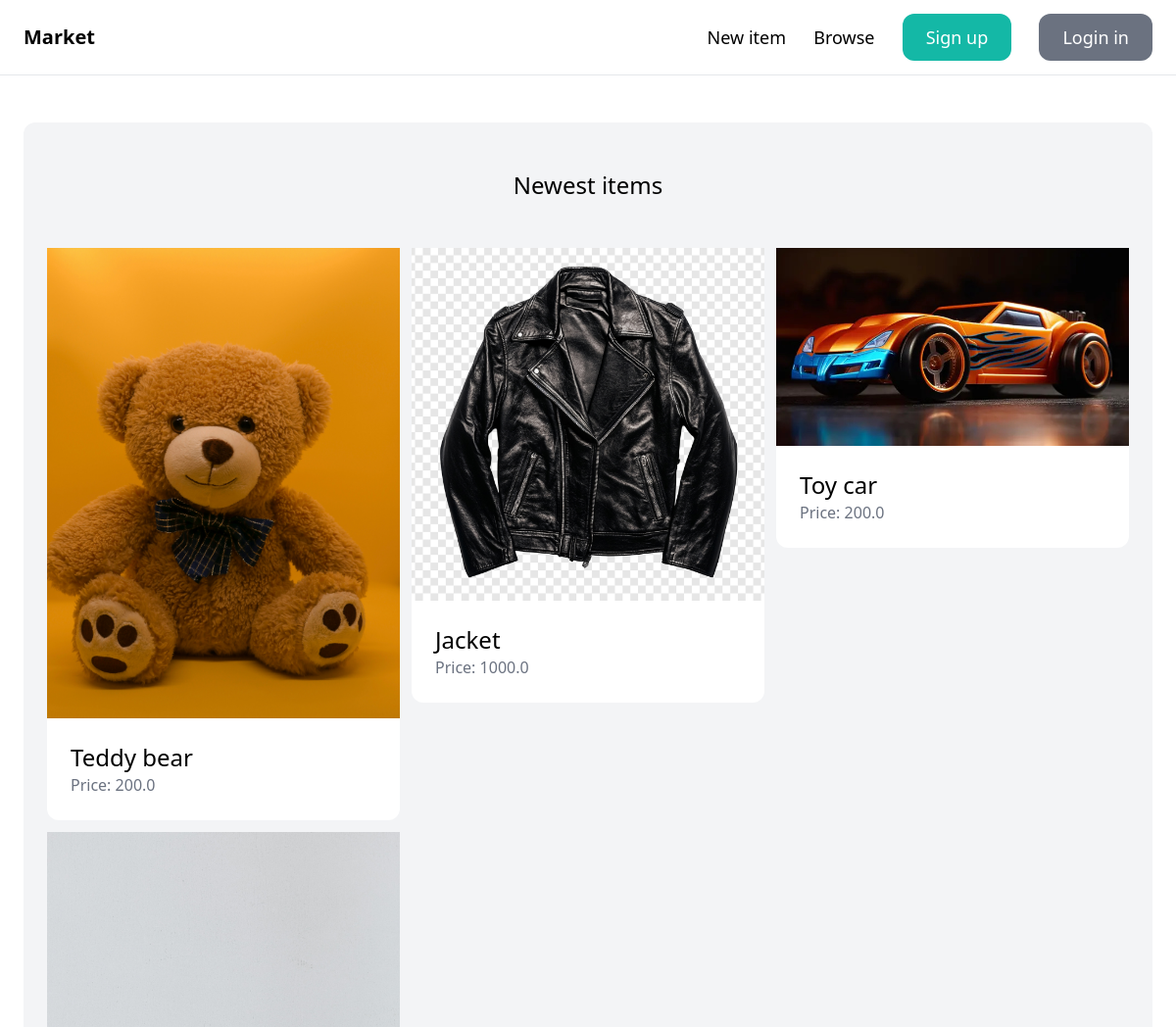
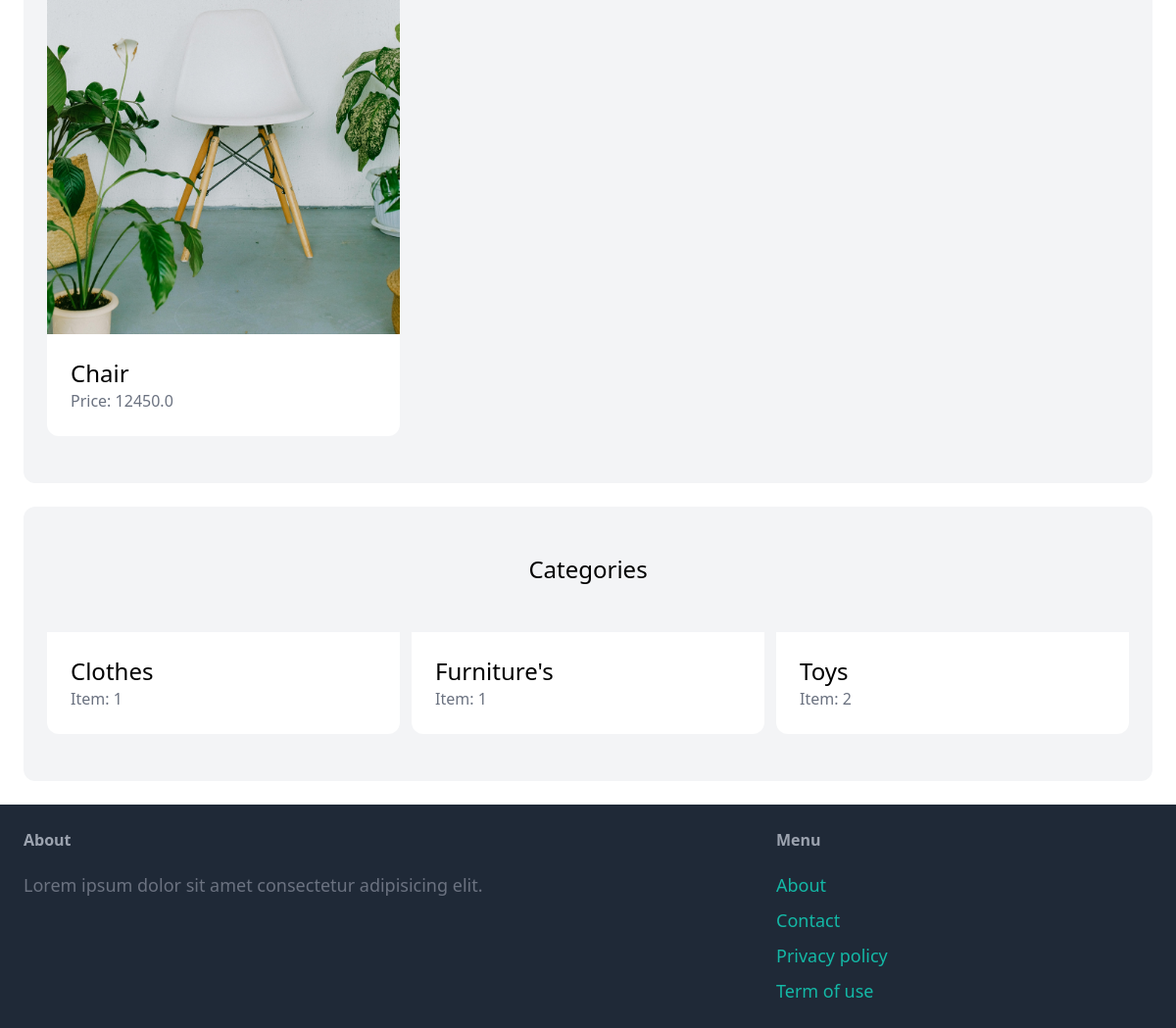
Before: / with the older database file (2 pictures, top to bottom).
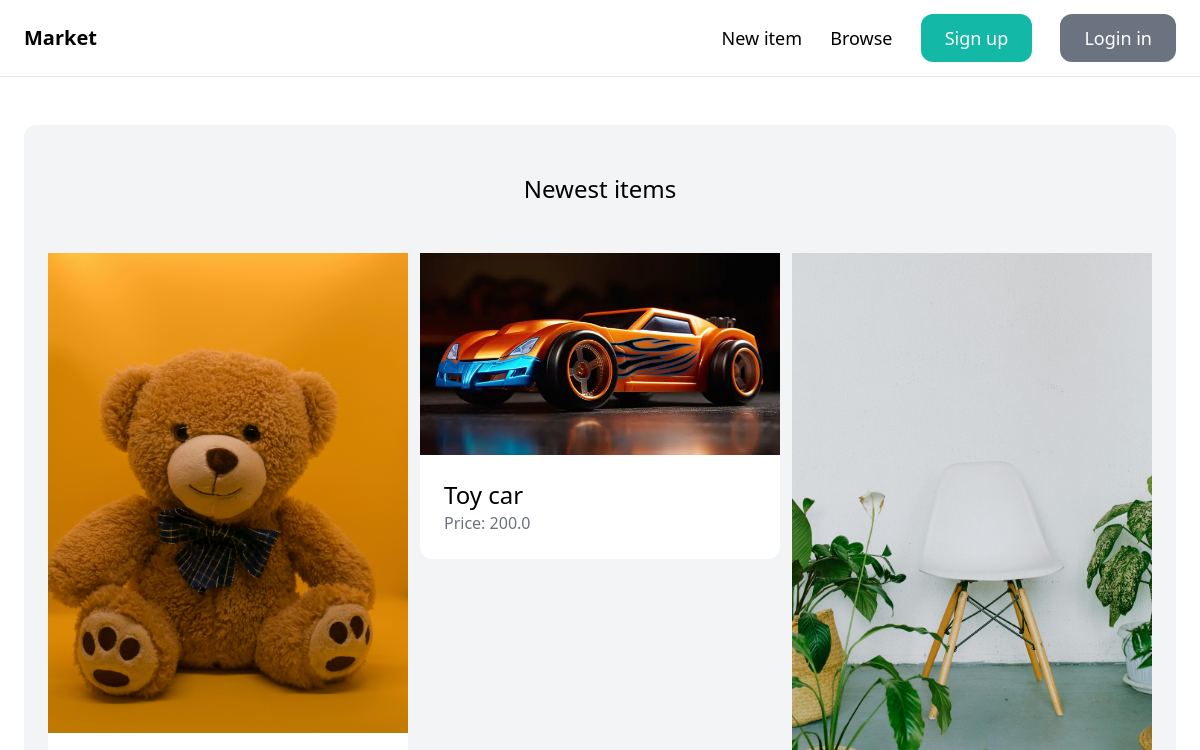
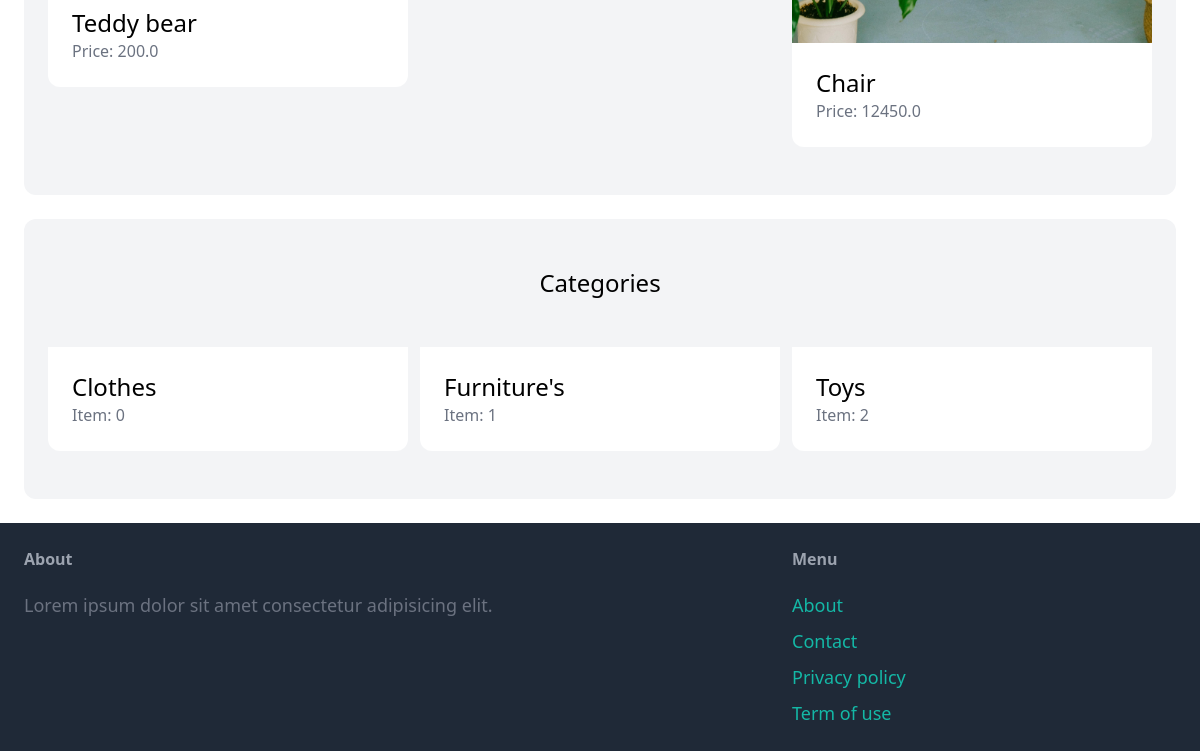
After: the same page with the newer database file (2 pictures, top to bottom).
### items/models.py (models this page shows, shortened)
class Item(models.Model):
    category = models.ForeignKey(Category, related_name='items', on_delete=models.CASCADE)
    name = models.CharField(max_length=255)
    description = models.TextField(blank=True, null=True)
    price = models.FloatField()
    image = models.ImageField(upload_to ='item_images', blank=True, null=True)
    is_sold = models.BooleanField(default = False)
    created_by = models.ForeignKey(User, related_name='items', on_delete=models.CASCADE)
    created_at = models.DateTimeField(auto_now_add=True)

class Category(models.Model):
    name = models.CharField(max_length=255)
    class Meta:
        ordering = ('name',)
        verbose_name_plural='Categories'

### app/views.py (the view)
# urls.py: path('',views.index, name='index'),
def index(request):
    items = Item.objects.filter(is_sold=False)[0:6]
    categoryies = Category.objects.all()
    return render(request, 'app/index.html' ,{
        'categories' : categoryies,
        'items' : items,
    })

### app/templates/app/index.html (shortened to what this page needs)
{% extends 'app/base.html' %}
{% block content%}
<div class="mt-6 px-6 py-12 bg-gray-100 rounded-xl">
    <h2 class="mb-12 text-12 text-2xl text-center">Newest items</h2>
    <div class="grid grid-cols-3 gap-3">
        {% for item in items %}
        <div>
            <a href="{% url 'item:detail' item.id %}">
                <div>
                    <img src="{{ item.image.url }}" class="rounted-t-xl" >
                </div>
                <div class="p-6 bg-white rounded-b-xl">
                    <h2 class="text-2xl">{{ item.name }}</h2>
                    <p class="text-gray-500">Price: {{ item.price }}</p>
                </div>
            </a>
        </div>
        {% endfor %}
    </div>
</div>
<div class="mt-6 px-6 py-12 bg-gray-100 rounded-xl">
    <h2 class="mb-12 text-12 text-2xl text-center">Categories</h2>
    <div class="grid grid-cols-3 gap-3">
        {% for category in categories %}
        <div>
            <a href="#">
                <div class="p-6 bg-white rounded-b-xl">
                    <h2 class="text-2xl">{{ category.name }}</h2>
                    <p class="text-gray-500">Item: {{ category.items.count }}</p>
                </div>
            </a>
        </div>
        {% endfor %}
    </div>
</div>
{% endblock %}

Changed rows visible on the page:
removed Item: image (picture), name "Jacket", price "1000.0"
computed for Category "Clothes": items.count "1" → "0"
